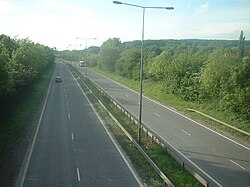
#> input picture image/road1.jpg, 250 x 187 px
$ python edge.py
#> lines starting #> are read from the running program, lines starting #| are printed output that depends on the picture; after the words box and inside, x2 and y2 are one past the last pixel; in counts of white or black regions, pixels touching at a corner belong together; long printed decimals are rounded
import cv2
import matplotlib.pyplot as plt
import numpy as np

# โหลดภาพแบบขาวดำ

img = cv2.imread('image/road1.jpg')
#> img is the input picture: shape (187, 250, 3); mean B, G, R 122.3, 136.1, 120.9
img = cv2.cvtColor(img, cv2.COLOR_BGR2GRAY)
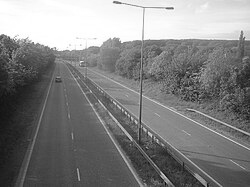
#> img: shape (187, 250); min 4, max 255, mean 130
img_size = 256
img = cv2.resize(img, (img_size, img_size))
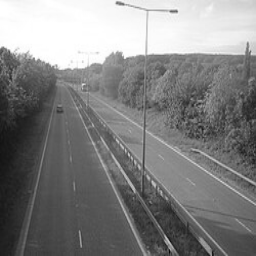
#> img: shape (256, 256); min 6, max 255, mean 129.8

guassian_blur = cv2.GaussianBlur(img, (5,5), sigmaX=0.20)

# Canny edge detection
edges = cv2.Canny(guassian_blur, 100, 200)
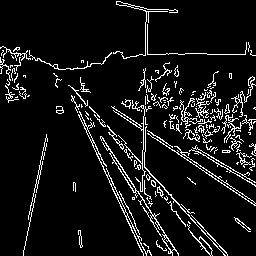
#> edges: shape (256, 256); 8.3% white in thin lines or dots

h ,w = edges.shape
#> h = 256; w = 256
diag_len = int(np.sqrt(h**2 + w**2))
#> diag_len = 362

rhos = np.arange(-diag_len, diag_len + 1)
#> rhos = 725 values from -362 to 362
thetas = np.deg2rad(np.arange(0, 180))

accumulator = np.zeros((len(rhos), len(thetas)), dtype=np.uint64)

ys, xs = np.nonzero(edges)
#> ys = 5408 values from 1 to 255; xs = 5408 values, max 255 at index 463, min 0 at index 208, mean 152.8

for x, y in zip(xs, ys):
    for t_idx, theta in enumerate(thetas):
        rho = int(x * np.cos(theta) + y * np.sin(theta))
        rho_idx = rho + diag_len
        accumulator[rho_idx, t_idx] += 1
#> this loop made 5408 passes
#> (x, y) on passes 1 to 3: (116, 1), (117, 1), (118, 1)
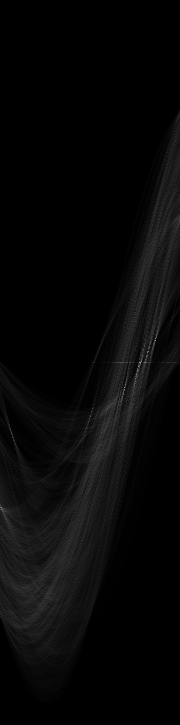
#> accumulator: shape (725, 180) uint64; min 0, max 152, mean 7.5


def search_peak():
    N = 10  # จำนวน peaks ที่ต้องการ

    flat = accumulator.ravel()
    idxs = np.argpartition(flat, -N*5)[-N*5:]   # ดึงมาเยอะกว่า N เผื่อกรองทีหลัง
#> idxs = 50 values, max 91802 at index 8, min 59737 at index 1, mean 68782.9
    idxs = idxs[np.argsort(flat[idxs])[::-1]]   # sort จากใหญ่ → เล็ก
#> idxs = 50 values, max 91802 at index 40, min 59737 at index 48, mean 68782.9

    found = []          # peaks ที่เลือกแล้ว
    threshold = 15      # ระยะห่างขั้นต่ำใน rho

    for idx in idxs:
        # แปลง index -> (rho, theta)
        rho_i, theta_i = np.unravel_index(idx, accumulator.shape)
        rho_val = rhos[rho_i]
        theta_val = thetas[theta_i]

        # ตรวจว่า peak นี้ใกล้ peak ก่อนหน้าหรือไม่
        too_close = False
        for r, t in found:
            if abs(rho_val - r) < threshold:
                too_close = True
                break

        # ถ้าใกล้ → ผ่านไป
        if too_close:
            continue

        # ถ้าไม่ใกล้ → เก็บ peak
        found.append((rho_val, theta_val))

        # ❗ ถึงเป้าจำนวน peak แล้ว → หยุดค้น
        if len(found) == N:
            break
#> this loop made 50 passes
#> (idx, rho_i, theta_i, rho_val, theta_val) on passes 1 to 12: (69784, 387, 124, 25, 2.16), (66018, 366, 138, 4, 2.41), (61355, 340, 155, -22, 2.71), (60995, 338, 155, -24, 2.71), (70144, 389, 124, 27, 2.16), (65300, 362, 140, 0, 2.44), (65299, 362, 139, 0, 2.43), (63507, 352, 147, -10, 2.57), (63328, 351, 148, -11, 2.58), (66557, 369, 137, 7, 2.39), (67456, 374, 136, 12, 2.37), (65305, 362, 145, 0, 2.53)
#> after the loop, found = [(25, 2.16), (4, 2.41), (-22, 2.71), (145, 0.0175), (54, 1.57)]

    return found


def convert_rho_theta_to_line(rho, theta):
    a = np.cos(theta)
    b = np.sin(theta)
    x0 = a * rho
    y0 = b * rho
    x1 = int(x0 + 1000 * (-b))
    y1 = int(y0 + 1000 * (a))
    x2 = int(x0 - 1000 * (-b))
    y2 = int(y0 - 1000 * (a))
    return (x1, y1, x2, y2)

peaks = search_peak()
#> peaks has the same summary as found in search_peak
print(peaks)
#| [(25, 2.164), (4, 2.409), (-22, 2.705), (145, 0.01745), (54, 1.571)]

for rho, theta in peaks:
    x1, y1, x2, y2 = convert_rho_theta_to_line(rho, theta)
    print(rho, np.rad2deg(theta), "->", (x1, y1, x2, y2))
    cv2.line(img, (x1, y1), (x2, y2), (255, 0, 100), 1)
#> this loop made 5 passes
#> (rho, theta, a in convert_rho_theta_to_line, b in convert_rho_theta_to_line, x0 in convert_rho_theta_to_line, y0 in convert_rho_theta_to_line, x1, y1) on passes 1 to 5: (25, 2.16, -0.559, 0.829, -13.98, 20.73, -843, -538), (4, 2.41, -0.743, 0.669, -2.97, 2.68, -672, -740), (-22, 2.71, -0.906, 0.423, 19.94, -9.3, -402, -915), (145, 0.0175, 1, 0.0175, 145, 2.53, 127, 1002), (54, 1.57, 6.12e-17, 1, 3.31e-15, 54, -1000, 54)
#| 25 124.0 -> (-843, -538, 815, 579)
#| 4 138.0 -> (-672, -740, 666, 745)
#| -22 155.0 -> (-402, -915, 442, 897)
#| 145 1.0 -> (127, 1002, 162, -997)
#| 54 90.0 -> (-1000, 54, 1000, 53)
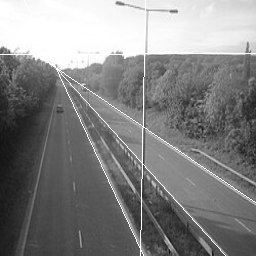
#> img: shape (256, 256); 1.8% of pixels changed, all inside (x1, y1, x2, y2) = (0, 0, 256, 256)

# [22 lines of commented-out code are left out]
plt.figure(figsize=(10,5))
plt.subplot(1,2,1)
plt.title("Original")
plt.imshow(img)

plt.subplot(1,2,2)
plt.title("Canny Edges")
plt.imshow(edges, cmap='gray')

plt.figure(figsize=(10,6))
plt.imshow(accumulator, cmap='hot', extent=[0,180, rhos[-1], rhos[0]])
plt.title("Hough Space (Accumulator)")
plt.xlabel("Theta (degrees)")
plt.ylabel("Rho")
plt.colorbar()
plt.show()
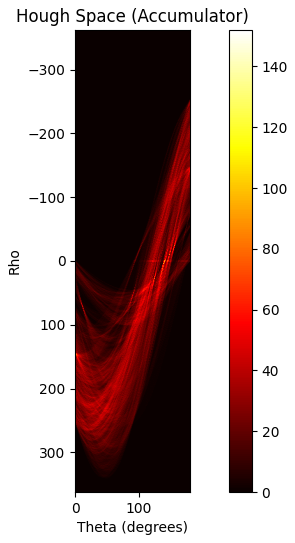
#> figure drawn by matplotlib, 2 panels

$ run again, with image/News-Road.jpg copied over image/road1.jpg
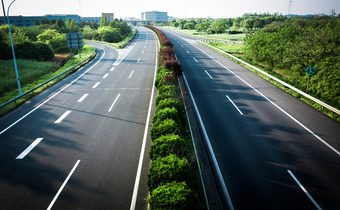
#> input picture image/News-Road.jpg, 340 x 210 px
#> img is the input picture: shape (210, 340, 3); mean B, G, R 89, 97.1, 82.9
#> `edges = cv2.Canny(guassian_blur, 100, 200)`:
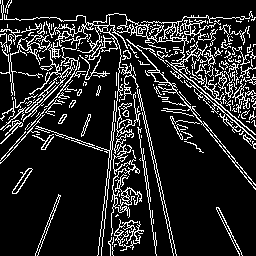
#> edges: shape (256, 256); 14.6% white in thin lines or dots
#> ys = 9557 values from 0 to 255; xs = 9557 values, max 255 at index 194, min 0 at index 0, mean 131.9
#> the loop `for x, y in zip(xs, ys):` made 9557 passes
#> (x, y) on passes 1 to 3: (0, 0), (2, 0), (9, 0)
#> in search_peak, `idxs = np.argpartition(flat, -N*5)[-N*5:]`: idxs = 50 values, max 88027 at index 22, min 44092 at index 39, mean 65956.7
#> in search_peak, `idxs = idxs[np.argsort(flat[idxs])[::-1]]`: idxs = 50 values, max 88027 at index 23, min 44092 at index 10, mean 65956.7
#> the loop in search_peak, `for idx in idxs:` made 50 passes
#> (idx, rho_i, theta_i, rho_val, theta_val) on passes 1 to 8: (87846, 488, 6, 126, 0.105), (65268, 362, 108, 0, 1.88), (65276, 362, 116, 0, 2.02), (65272, 362, 112, 0, 1.95), (51081, 283, 141, -79, 2.46), (65271, 362, 111, 0, 1.94), (44807, 248, 167, -114, 2.91), (65274, 362, 114, 0, 1.99)
#> after the loop in search_peak, `for idx in idxs:`: found = [(126, 0.105), (0, 1.88), (-79, 2.46), (-114, 2.91), (101, 0.785), (30, 1.52)]
#> peaks has the same summary as found in search_peak
#| [(126, 0.1047), (0, 1.885), (-79, 2.461), (-114, 2.915), (101, 0.7854), (30, 1.518)]
#> the loop `for rho, theta in peaks:` made 6 passes
#> (rho, theta, a in convert_rho_theta_to_line, b in convert_rho_theta_to_line, x0 in convert_rho_theta_to_line, y0 in convert_rho_theta_to_line, x1, y1) on passes 1 to 6: (126, 0.105, 0.995, 0.105, 125.3, 13.17, 20, 1007), (0, 1.88, -0.309, 0.951, 0, 0, -951, -309), (-79, 2.46, -0.777, 0.629, 61.39, -49.72, -567, -826), (-114, 2.91, -0.974, 0.225, 111.1, -25.64, -113, -1000), (101, 0.785, 0.707, 0.707, 71.42, 71.42, -635, 778), (30, 1.52, 0.0523, 0.999, 1.57, 29.96, -997, 82)
#> (printed output is left out)
#> `plt.show()`:
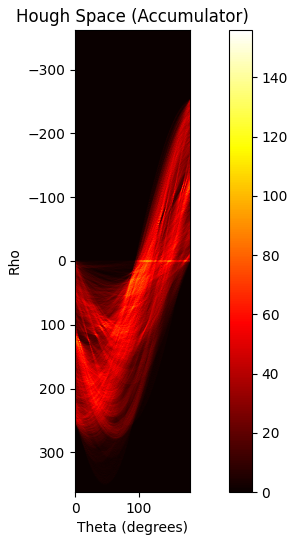
#> figure drawn by matplotlib, 2 panels
